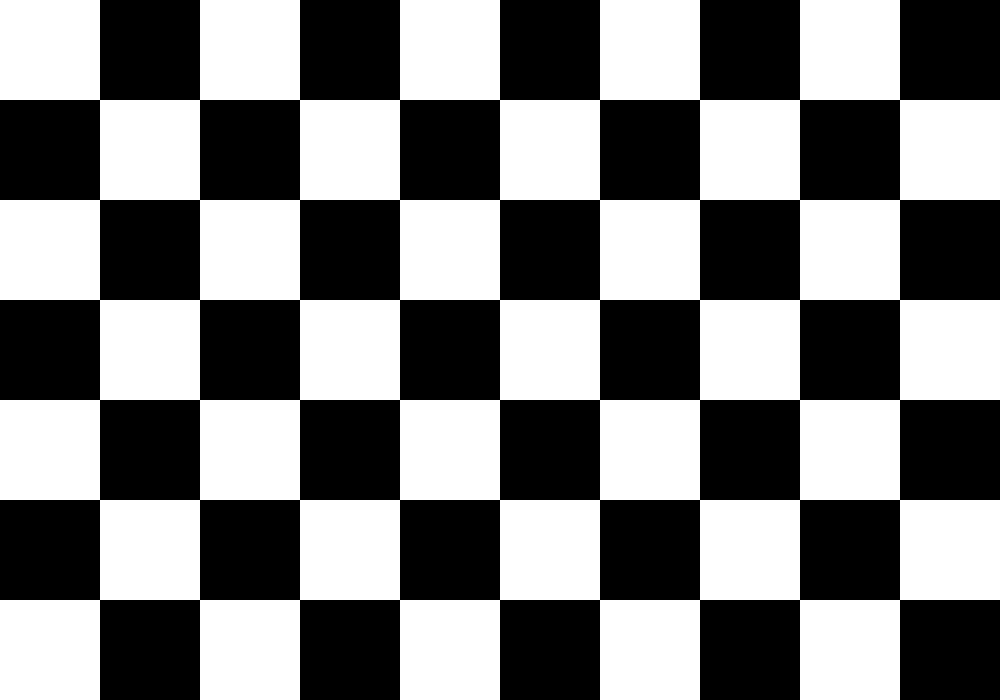
#> input picture tools/chessboard_9x6.png, 1000 x 700 px, given in place of the camera
$ python probe_sharp.py   (older library calls are emulated)
#> lines starting #> are read from the running program, lines starting #| are printed output that depends on the picture; after the words box and inside, x2 and y2 are one past the last pixel; in counts of white or black regions, pixels touching at a corner belong together
# -*- coding: utf-8 -*-
import sys, cv2, numpy as np
sys.path.insert(0, "/root/vision_ws/vision_sorter")

def sharp(img, tag):
    g = cv2.cvtColor(img, cv2.COLOR_BGR2GRAY)
    h, w = g.shape
    roi = g[int(h * 0.25):int(h * 0.85), int(w * 0.25):int(w * 0.85)]
    lap = float(cv2.Laplacian(roi, cv2.CV_64F).var())
    gx = cv2.Sobel(roi, cv2.CV_64F, 1, 0, ksize=3)
    gy = cv2.Sobel(roi, cv2.CV_64F, 0, 1, ksize=3)
    ten = float(np.mean(np.sqrt(gx * gx + gy * gy)))
    print("%-28s 拉普拉斯方差=%8.1f  Tenengrad=%6.2f  亮度V中位=%3d"
          % (tag, lap, ten, int(np.median(cv2.cvtColor(img, cv2.COLOR_BGR2HSV)[:, :, 2]))))
    return lap, ten

def grab(n=14):
#> called with n = 14
    cap = cv2.VideoCapture("/dev/cam0", cv2.CAP_V4L2)
    cap.set(cv2.CAP_PROP_FOURCC, cv2.VideoWriter_fourcc(*"MJPG"))
    cap.set(cv2.CAP_PROP_FRAME_WIDTH, 640)
    cap.set(cv2.CAP_PROP_FRAME_HEIGHT, 480)
    img = None
    for _ in range(n):
        ok, fr = cap.read()
        if ok and fr is not None:
            img = fr
#> this loop made 14 passes
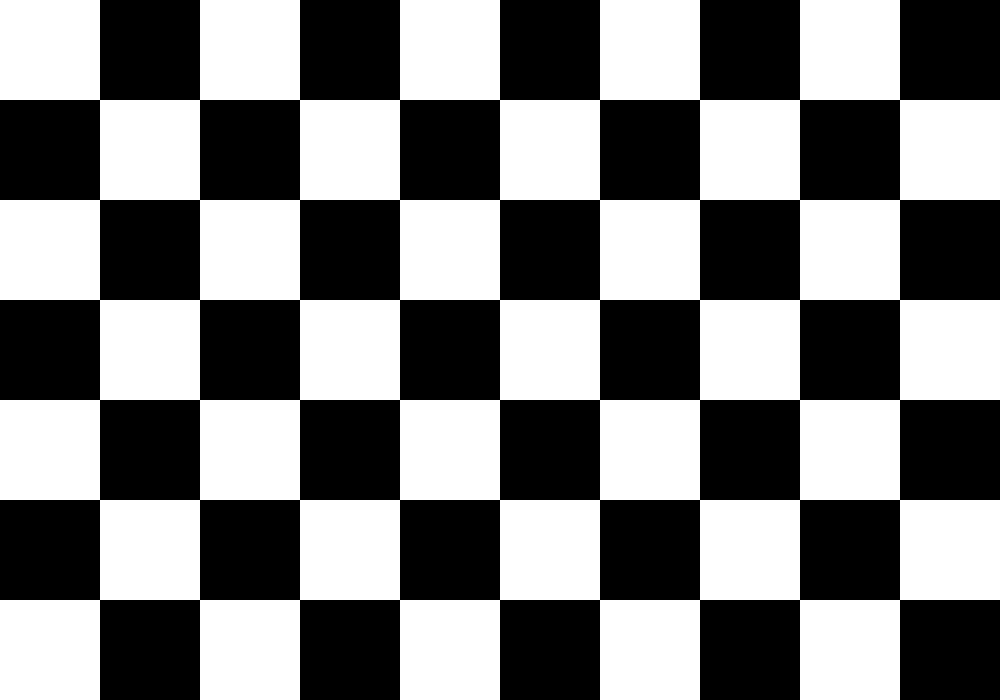
#> input picture tools/chessboard_9x6.png, 1000 x 700 px, given in place of the camera
    cap.release()
    return img

for p in ["/root/vision_ws/hsv_tune/f00.jpg", "/root/vision_ws/hsv_tune/g2.jpg",
          "/root/vision_ws/hsv_tune/g4_last.jpg"]:
    im = cv2.imread(p)
    if im is not None:
        sharp(im, p.split("/")[-1] + " (历史帧)")

im = grab()
#> im is the input picture: shape (700, 1000, 3); 50% white; 1 white region, box (x1, y1, x2, y2) and area: (0, 0, 1000, 700) 350000
if im is not None:
    cv2.imwrite("/root/vision_ws/hsv_tune/now.jpg", im)
    sharp(im, "现在实时抓帧 now.jpg")
#> in sharp, `roi = g[int(h * 0.25):int(h * 0.85), int(w * 0.25):int(w * 0.85)]`:
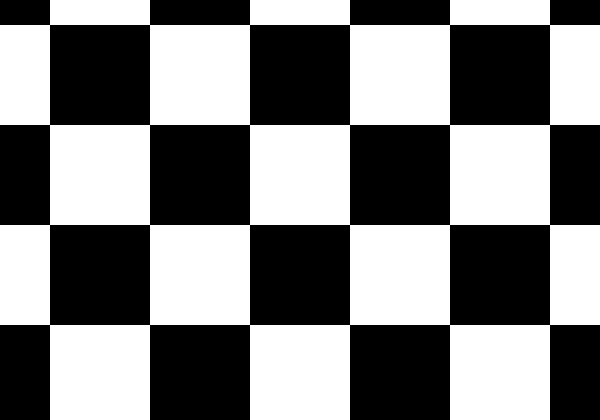
#> roi: shape (420, 600); 50% white; 1 white region, box (x1, y1, x2, y2) and area: (0, 0, 600, 420) 126000
#> in sharp, `lap = float(cv2.Laplacian(roi, cv2.CV_64F).var())`: lap = 2588.6
#> in sharp, `gx = cv2.Sobel(roi, cv2.CV_64F, 1, 0, ksize=3)`:
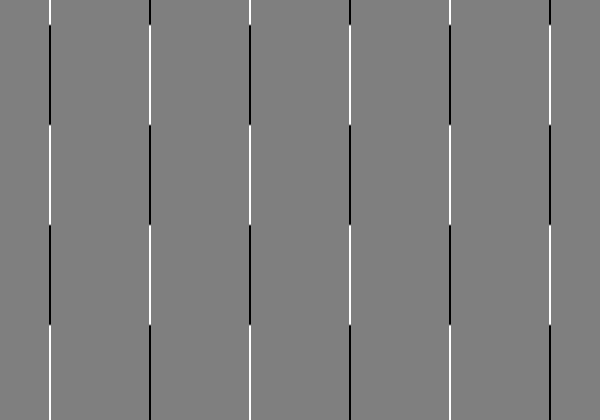
#> gx: shape (420, 600) float64; min -1020, max 1020, mean 0; drawn with min black and max white
#> in sharp, `gy = cv2.Sobel(roi, cv2.CV_64F, 0, 1, ksize=3)`:
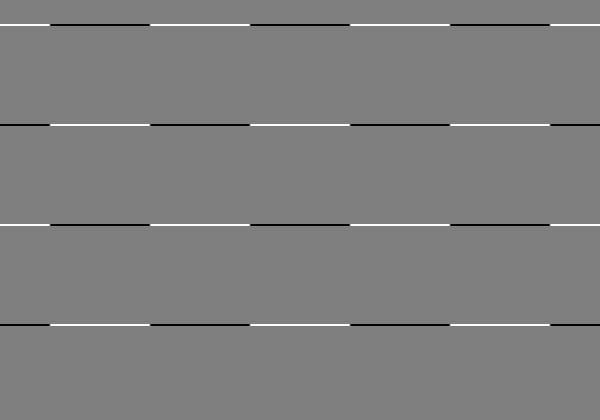
#> gy: shape (420, 600) float64; min -1020, max 1020, mean 0; drawn with min black and max white
#> in sharp, `ten = float(np.mean(np.sqrt(gx * gx + gy * gy)))`: ten = 39.33
#| 现在实时抓帧 now.jpg               拉普拉斯方差=  2588.6  Tenengrad= 39.33  亮度V中位=127
else:
    print("抓帧失败")
